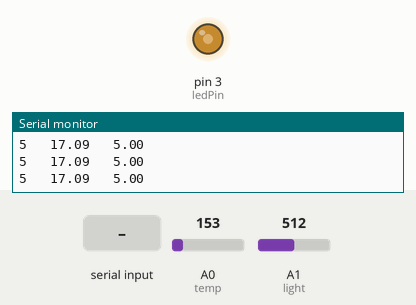
This sketch was run on a simulated Arduino Uno, built with avr-gcc and run on an emulated ATmega328P. On the bench: output pins drawn as LEDs (lit = HIGH), the last lines printed to the serial monitor. The inputs (shaded band) are chosen by the test bench; at power-on: A1 (light) = 512, A0 (temp) = 153.

Above: at 1.3 s.
1.4 s: "1" received over the second serial link
At 3.2 s:
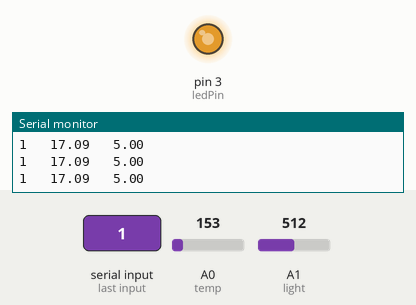
3.5 s: A1 (light) set to 418
5.2 s: A1 (light) set to 387
At 6.8 s:
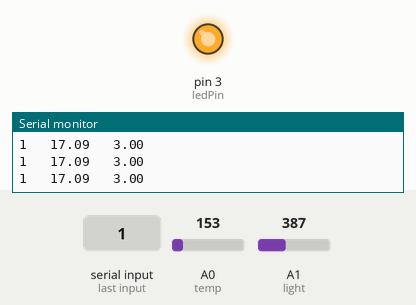
7.5 s: "4" received over the second serial link
At 8.5 s:
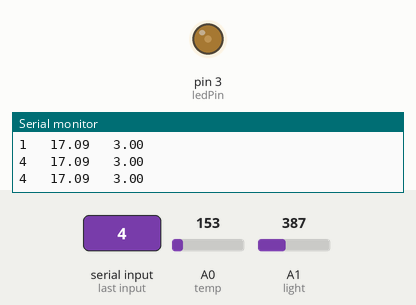
9.5 s: "5" received over the second serial link
At 11.2 s:
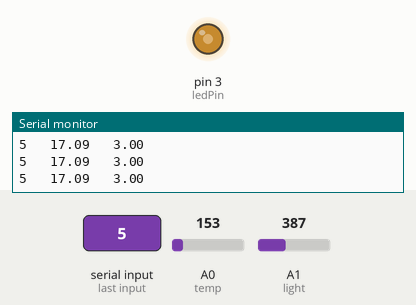
11.5 s: "6" received over the second serial link
At 13.1 s:
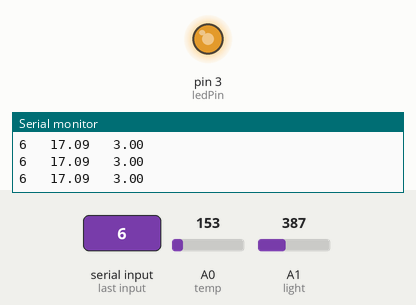
Timing chart, 0 to 14.5 s (numbered marks = the images above; inputs shaded):
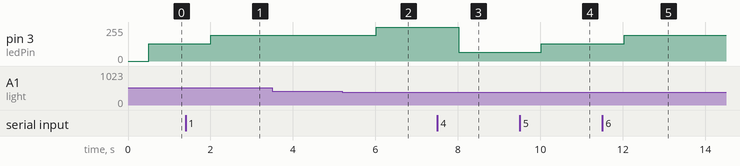

Measured:
- the behaviour switches between 400 and 399 on A1 (light) (found by bisection; images 1 and 2)
- after the input at 1.4 s, pin 3 (ledPin): 128/255 → 192/255 after 0.60 s
- after the input at 5.2 s, pin 3 (ledPin): 192/255 → 255/255 after 0.81 s
- after the input at 7.5 s, pin 3 (ledPin): 255/255 → 64/255 after 0.52 s
- after the input at 9.5 s, pin 3 (ledPin): 64/255 → 128/255 after 0.52 s
- after the input at 11.5 s, pin 3 (ledPin): 128/255 → 192/255 after 0.53 s

The sketch:

Pirma_versija_su_BT.ino
```````````````````````````````````````cpp
#include <SoftwareSerial.h>

const int light = A1;
const int temp = A0;
int ledPin = 3;
float lightn = 0;
double tempn = 0;
char val = '5';

SoftwareSerial bt(7, 6); // rx, tx Cia gali tekti pakeisti


void setup()
{
  Serial.begin(9600);
  bt.begin(9600);
  Serial.println("Prisijunge");
  pinMode(ledPin,OUTPUT);
  pinMode(light,INPUT);
  pinMode(temp,INPUT);
}

void loop ()
{
  lightn = analogRead(light) / 100; // Nuskaitomas sviesos sensorius
  tempn = (analogRead(temp) * 114.4)/1024; // Nuskaitomas temperaturos sensorius
 // digitalWrite(13, HIGH); // sets the digital pin 13 on
   // analogWrite(ledPin, 255);
   // delay(2000);
   // analogWrite(ledPin, 0);
   // delay(2000);
   // analogWrite(ledPin, 128);
   // delay(2000);
  //  analogWrite(ledPin, 192);
  //  delay(2000);
  //  analogWrite(ledPin, 64);
  //  delay(2000);
   // Serial.println("Praejo visos stadijos");
    //  digitalWrite(13, LOW);  // sets the digital pin 13 off
                          //Bt testavimui
    if(bt.available() > 0)
    {
          val = bt.read();
    }
    Serial.print(val);
    Serial.print("   ");
    Serial.print(tempn);
    Serial.print("   ");
    Serial.print(lightn);
    Serial.println("");
    delay(500);
    //----------------------------------------Pagal sviesa-------------------------------
if (val == '1') //
{
  if (lightn < 4 && lightn > 0)
  {
    analogWrite(ledPin, 255);
  }
  if (lightn < 6 && lightn > 4)
  {
    analogWrite(ledPin, 192);
  }
  if(lightn < 8 && lightn > 6)
  {
    analogWrite(ledPin, 128);
  }
  if (lightn < 10 && lightn > 8)
  {
    analogWrite(ledPin, 64);
  }
  if ( lightn > 10)
  {
  analogWrite(ledPin, 0);
  }
}
//--------------------------Pagal temperatura`-------------------------------------
if (val == '2') // voltai yra konvertuojami i temperetaura ir issiunciami i susieta bt itaisa.  T(C)=(vout(mv)-500)/10
{
  float t = ((tempn * 1000) - 500 ) / 10;
  bt.print(t);
}
//``````````````````````````````Rankinis valdimas``````````````````````````````````````
if (val == '3')
{
  analogWrite(ledPin, 0);
}
if (val == '4')
{
  analogWrite(ledPin, 64);
}
if (val == '5')
{
  analogWrite(ledPin, 128);
}
if (val == '6')
{
  analogWrite(ledPin, 192);
}
if (val == '7')
{
  analogWrite(ledPin, 255);
}
}
```````````````````````````````````````
